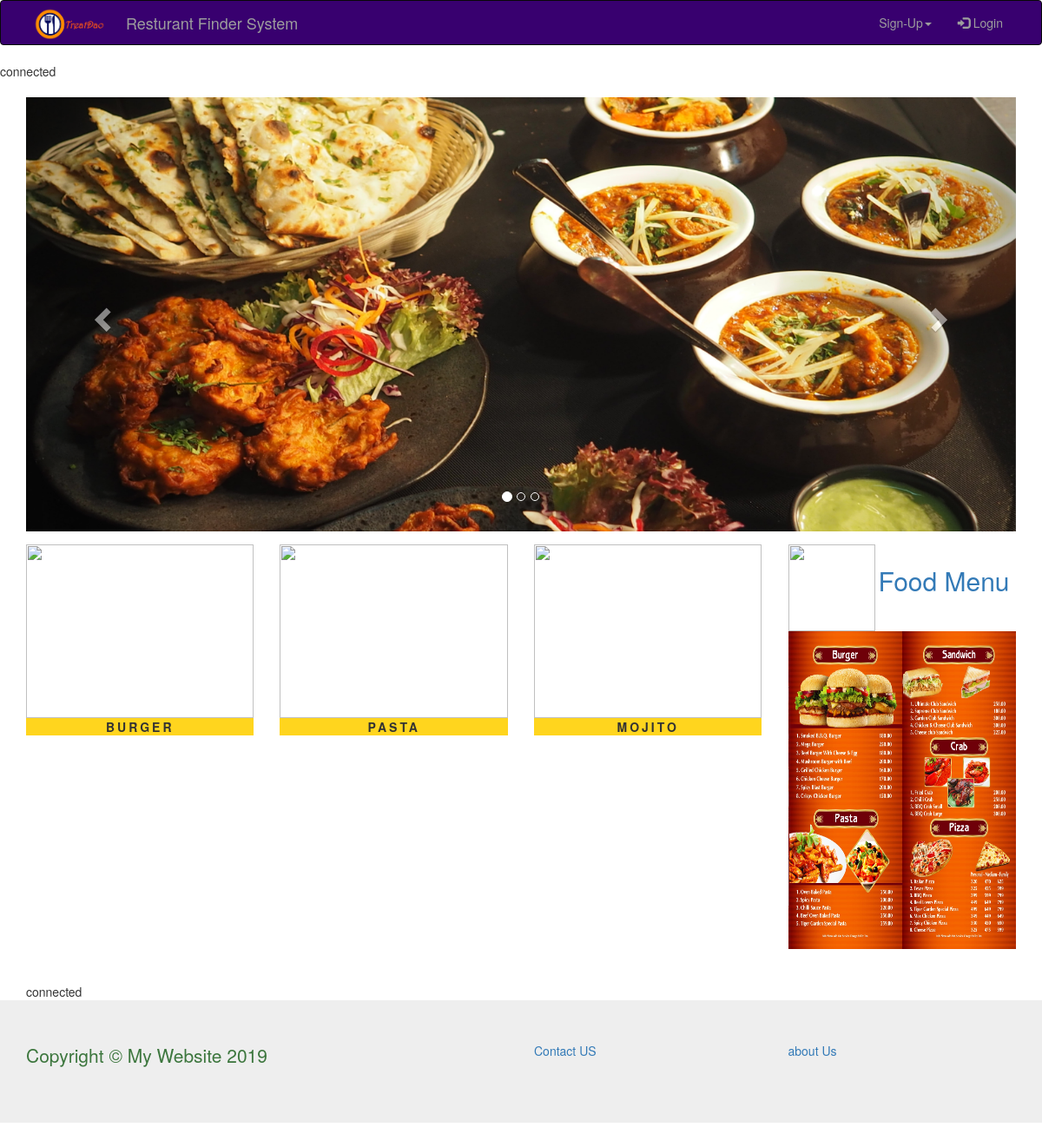
The page /restaurant_home.php on the database as committed earlier.
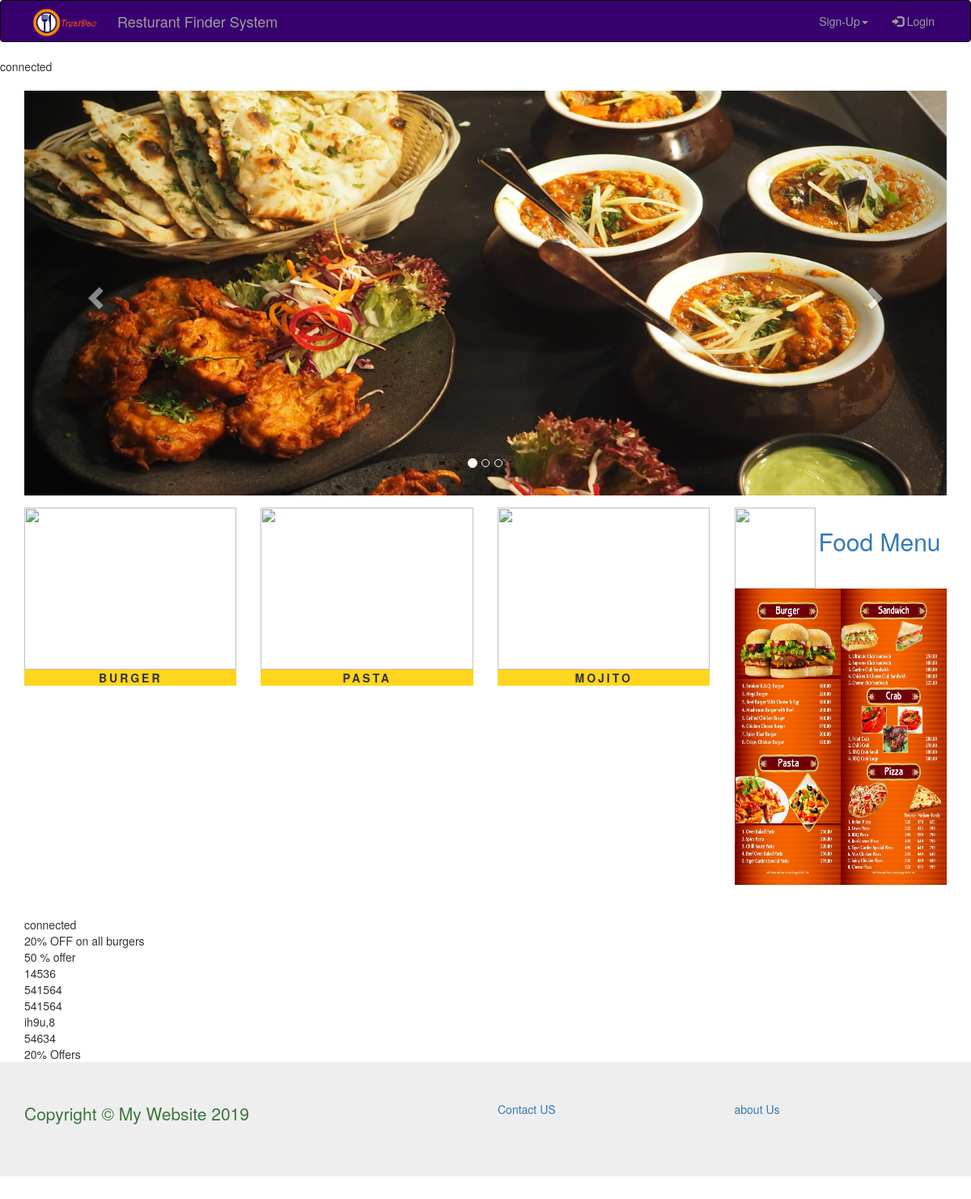
The same page on the database as committed later.
### tables this page shows
CREATE TABLE `food_post` (
  `food_post_id` int(10) NOT NULL,
  `food_name` varchar(255) NOT NULL,
  `food_offer` varchar(255) NOT NULL,
  `food_img` text NOT NULL,
  `r_name` text NOT NULL
);

### restaurant_home.php (the view, shortened to what this page needs)
<?php include "header.php";?>
<?php include "server_connect.php"; ?>
<!DOCTYPE html>
<html>
<head>
</head>
<body>
		<div class="container">
		<div class="row form-group"><?php include "r_slider.php" ?> </div>
		<div class="row form-group">
			<div class="col-lg-9">
				<div class="row form-group">
					<div class="col-lg-4 itm_img">
						<p>Burger</p>
					</div>
					<div class="col-lg-4 itm_img">
						<p>Pasta</p>
					</div>
					<div class="col-lg-4 itm_img">
						<p>Mojito</p>
					</div>
				</div>
				<div class="row form-group">
					<div class="col-lg-4 itm_img">
						<p>Pizza</p>
					</div>
					<div class="col-lg-4 itm_img">
						<p>Chicken</p>
					</div>
					<div class="col-lg-4 itm_img">
						<p>Speghatti</p>
					</div>
				</div>
			</div>
			<div class="col-lg-3 align-self-center" >
				<img src="resource/r_logo.png" class="rounded mx-auto d-block" height="100px" width="100px" align="align-self-center">
				<label class="font-primary"><h2><a href="menu.php">Food Menu</a></h2></label>
				<img src="resource/menu.jpg" height="366px" width="100%">
			</div>
		</div>
		</div>
</body>
</html>
<div class="container">
	<?php include "server_connect.php" ?>
	<?php
 							$query = "SELECT * FROM food_post" ;
        					$select_posts=mysqli_query($db,$query);
                        	while ($row=mysqli_fetch_assoc($select_posts)) {
						        $food_offer = $row['food_offer'];
						        echo "<marquee behavior='scroll' direction='right' scrollamount='10'>{$food_offer}</marquee>";
						        }
	?>
</div>
<?php include "footer.php";?>

Rows that differ between the two databases and show on the page:
added food_post: food_offer "20% OFF on all burgers"
added food_post: food_offer "50 % offer"
added food_post: food_offer "14536"
added food_post: food_offer "541564"
added food_post: food_offer "541564"
added food_post: food_offer "ih9u,8"
added food_post: food_offer "54634"
added food_post: food_offer "20% Offers"
